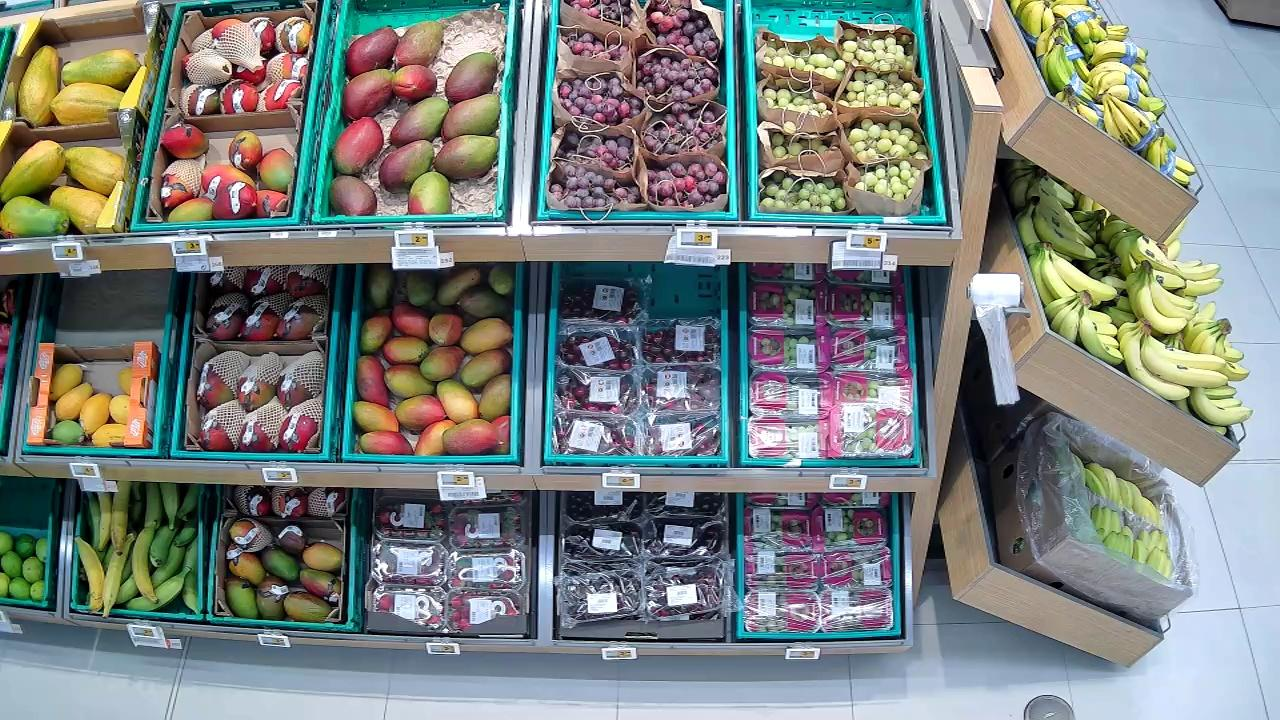
#> input picture input/cameras/6462/1751013242.jpg, 1280 x 720 px, found by its file name
$ python show_areas.py
#> lines starting #> are read from the running program, lines starting #| are printed output that depends on the picture
### outline_areas.py
"""Outline every planogram area on the full camera photos, labelled with its ids and product name.

Output layout: <output>/<camera>/<timestamp>.jpg
"""

import argparse
import random
import textwrap
from pathlib import Path

from PIL import Image, ImageColor, ImageDraw, ImageFont

from planogram import area_quad, load_cameras

COLORS = list(ImageColor.colormap)


def draw_areas(image, products):
    draw = ImageDraw.Draw(image)
    font = ImageFont.load_default()

    for product in products:
        points = [tuple(point) for point in area_quad(product)]

        # Seed by area so each area keeps the same color across images.
        color = random.Random(product["area_id"]).choice(COLORS)
        draw.line(points + [points[0]], fill=color, width=3)

        label = "\n".join(
            [
                f"Area: {product['area_id']}",
                f"Product: {product['product_id']}",
                *textwrap.wrap(product["product_name"], width=24),
            ]
        )
        center_x = sum(point[0] for point in points) // len(points)
        center_y = sum(point[1] for point in points) // len(points)
        text_box = draw.multiline_textbbox((center_x, center_y), label, font=font, anchor="mm", spacing=1)
        padding = 2
        draw.rectangle(
            (
                text_box[0] - padding,
                text_box[1] - padding,
                text_box[2] + padding,
                text_box[3] + padding,
            ),
            fill="black",
        )
        draw.multiline_text((center_x, center_y), label, font=font, fill="white", anchor="mm", spacing=1)

    return image


# [15 lines left out: function main, not called in this run]


# [2 lines that do not run on import are left out]

### planogram.py
"""Reading data/planogram.json."""

import json

CORNERS = ("top_left", "top_right", "bottom_right", "bottom_left")


def load_cameras(planogram_path):
#> called with planogram_path = './input/planogram.json'
    with open(planogram_path) as file:
#> (reads input/planogram.json from the repository)
        return json.load(file)["Frutas e Legumes"]["cameras"]


def area_quad(area):
    """The area's corners in clockwise order from the top left.

    The corner keys are not always in the same order in the JSON, so they are looked up by name.
    """
    return [area["image_coordinates"][corner] for corner in CORNERS]

### prototypes/show_areas.py
from PIL import Image

from outline_areas import draw_areas
from planogram import load_cameras

name = "1751013242"
camname = "6462"

products = load_cameras("./input/planogram.json")[camname]["products"]

image = Image.open(f"./input/cameras/{camname}/{name}.jpg")
#> image is the input picture: PIL image 1280x720 RGB; mean R, G, B 122.2, 129.8, 126.7
draw_areas(image, products).show()
#> the loop in draw_areas, `for product in products:` made 9 passes
#> text_box on passes 1 to 9: (379, 548, 490, 578), (372, 349, 446, 379), (354, 126, 428, 156), (796, 115.5, 914, 156.5), (774.5, 343.5, 914, 384.5), (756.5, 547.5, 896, 588.5), (580, 127, 692, 157), (594, 551, 688, 581), (592, 351, 686, 381)
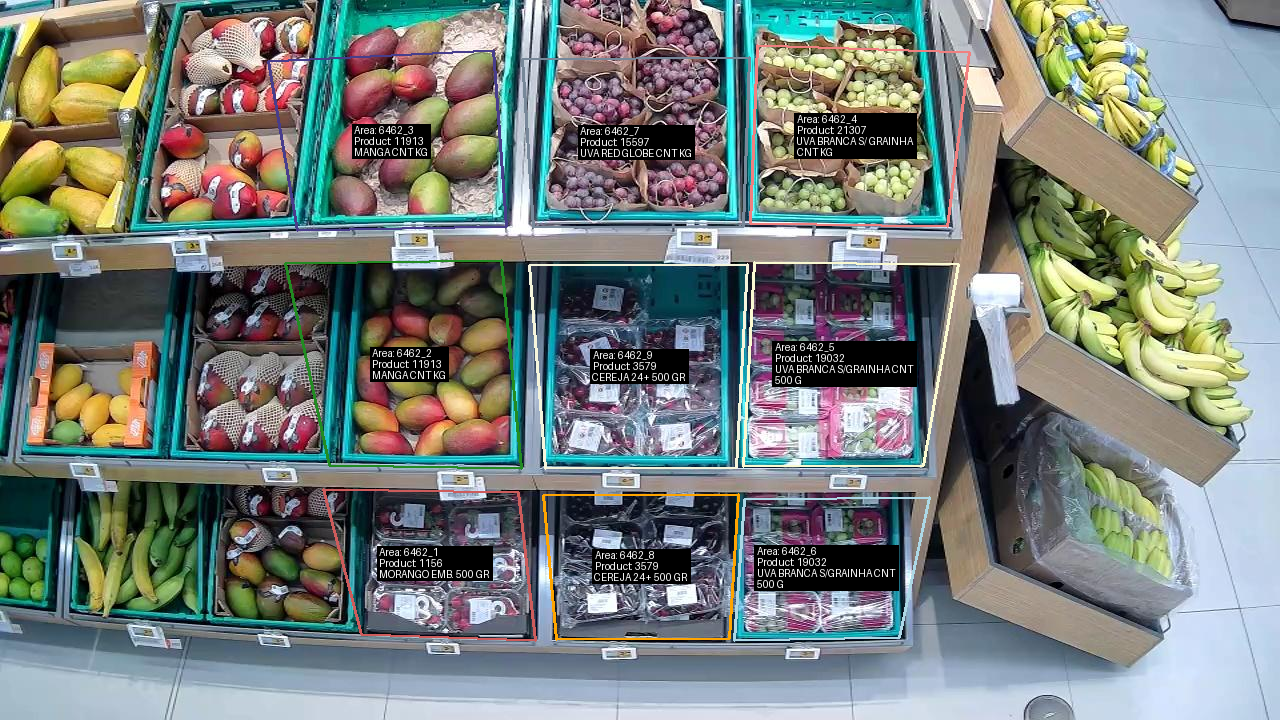
#> shown: PIL image 1280x720 RGB; mean R, G, B 119.5, 126.9, 122.9
